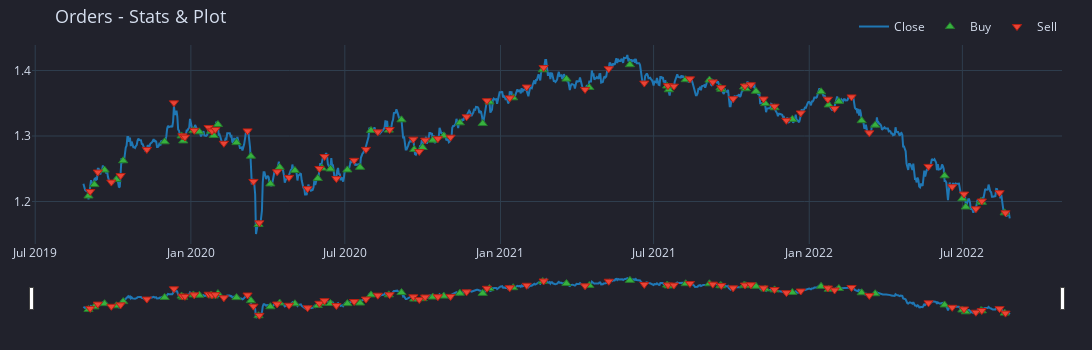

Write notebook code for a chart like this one.
### Code cell
# pf_2_bb_custom.orders.plot(xaxis=dict(rangeslider_visible=True),**kwargs1).show()
kwargs1 = {"title_text" : "Orders - Stats & Plot", "title_font_size" : 18}
pf_2_bb_custom.orders.resample("1d").plot(xaxis=dict(rangeslider_visible=True),**kwargs1).show()
